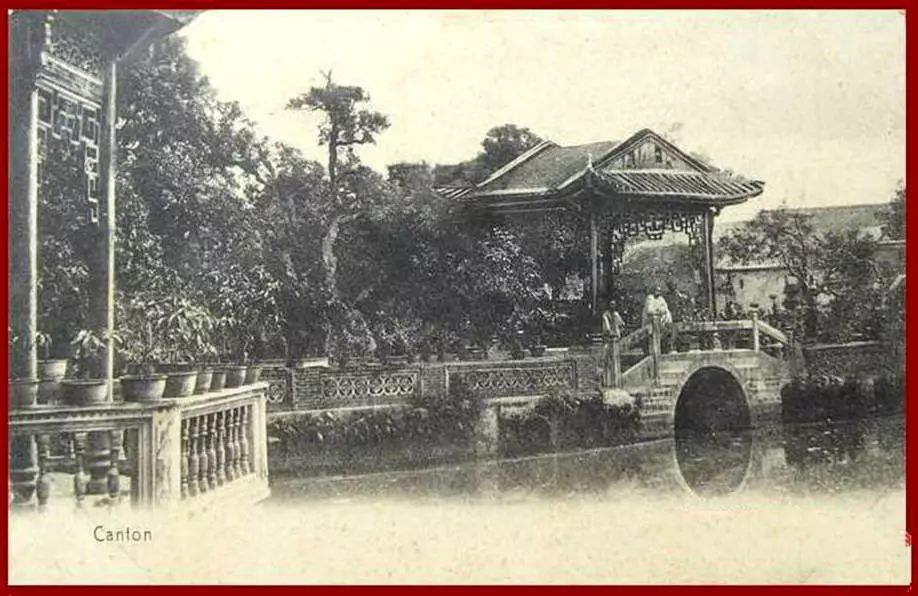
#> input picture images/1.jpg, 918 x 596 px, found by its file name
$ python SmoothingImages.py
#> lines starting #> are read from the running program, lines starting #| are printed output that depends on the picture
# %% import
import cv2
import numpy as np
import matplotlib.pyplot as plt

# %% 2D convolution
img = cv2.imread('images/1.jpg')
#> img is the input picture: shape (596, 918, 3); mean B, G, R 134.5, 148.3, 157.8
kernel = np.ones((5, 5), np.float32)/25
dst = cv2.filter2D(img, -1, kernel)
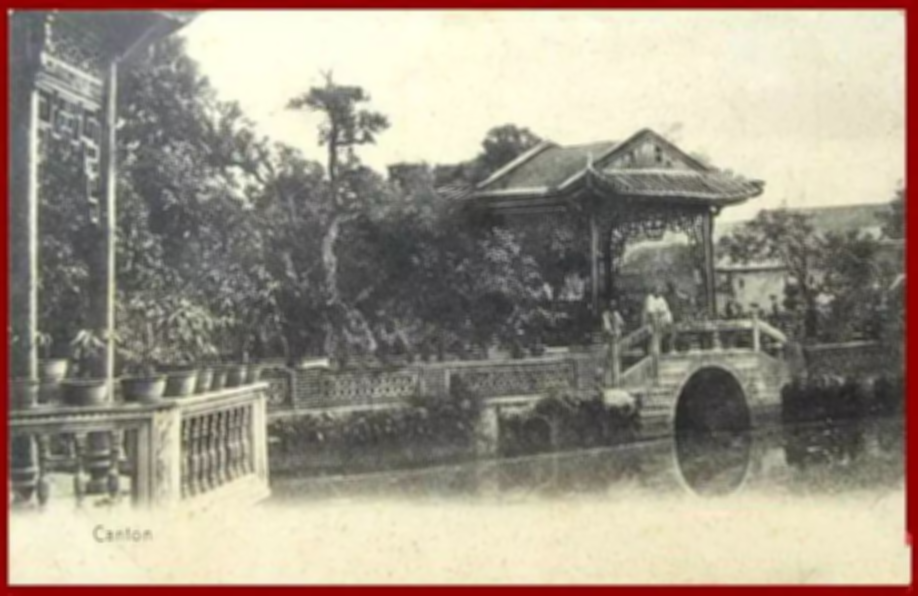
#> dst: shape (596, 918, 3); mean B, G, R 134.5, 148.3, 157.8

# %% Image Blurring
blur = cv2.blur(img, (5, 5))
gaussianBlur = cv2.GaussianBlur(img, (5, 5), 0)
median = cv2.medianBlur(img, 5)
bilateral = cv2.bilateralFilter(img, 9, 75, 75)

# %% plot
plt.subplot(121), plt.imshow(img), plt.title('Original')
plt.xticks([]), plt.yticks([])
plt.subplot(122), plt.imshow(dst), plt.title('Averaging')
plt.xticks([]), plt.yticks([])
plt.show()
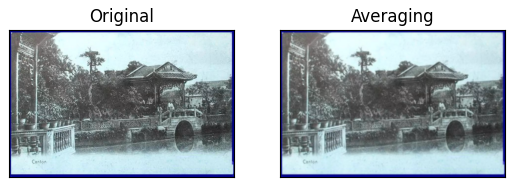
#> figure drawn by matplotlib, 2 panels; B, G, R data is drawn as R, G, B

$ run again, with images/2.jpg copied over images/1.jpg
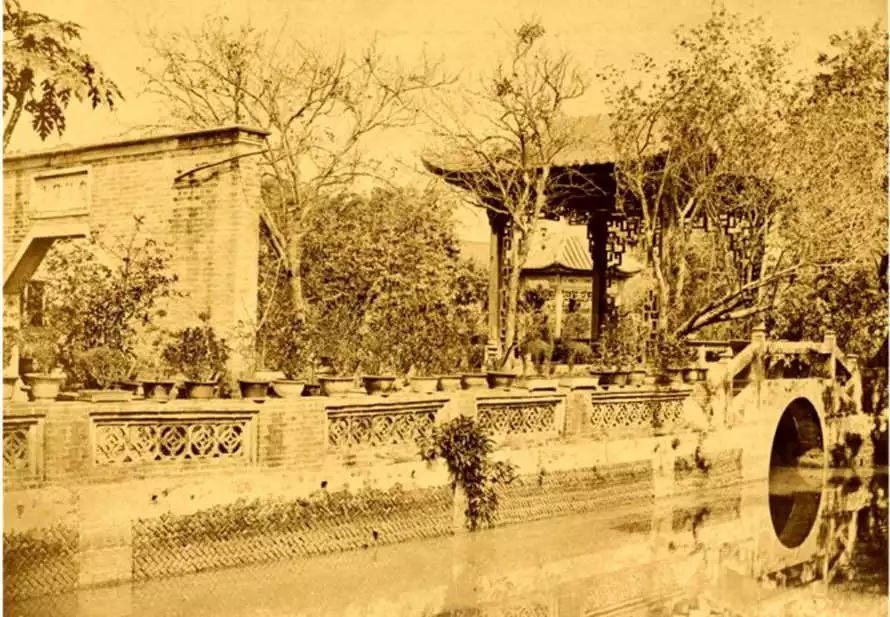
#> input picture images/2.jpg, 890 x 617 px, found by its file name
#> img is the input picture: shape (617, 890, 3); mean B, G, R 82.5, 157.3, 198.5
#> `dst = cv2.filter2D(img, -1, kernel)`:
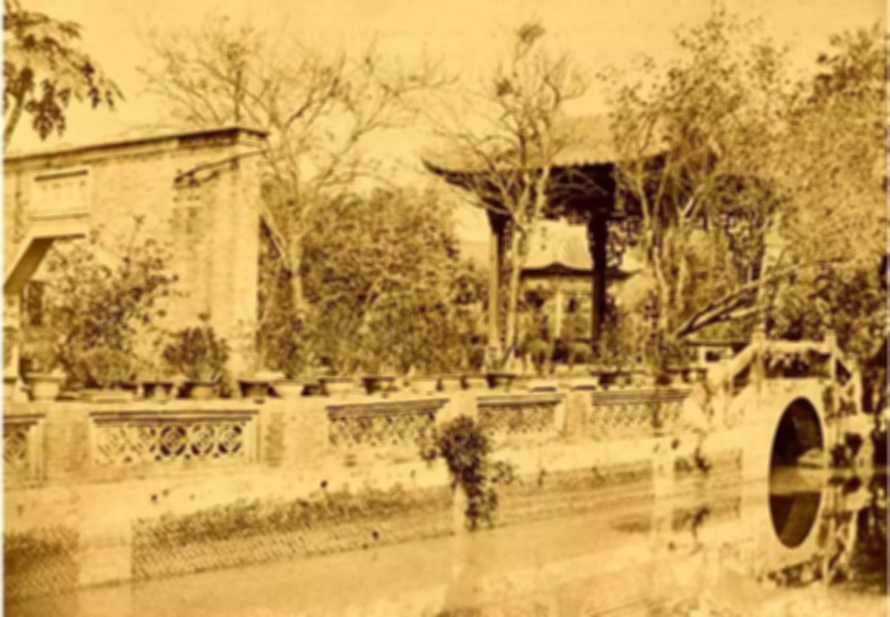
#> dst: shape (617, 890, 3); mean B, G, R 82.5, 157.2, 198.4
#> `plt.show()`:
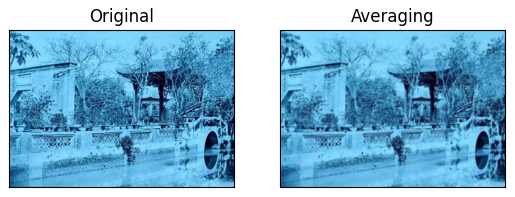
#> figure drawn by matplotlib, 2 panels; B, G, R data is drawn as R, G, B

$ run again, with images/3.jpg copied over images/1.jpg
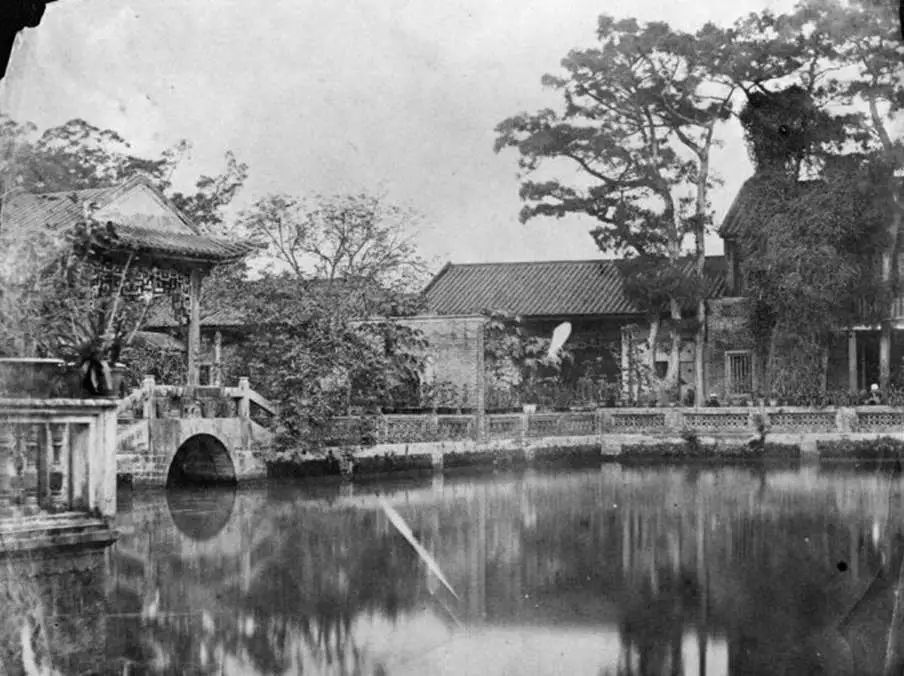
#> input picture images/3.jpg, 904 x 676 px, found by its file name
#> img is the input picture: shape (676, 904, 3); min 0, max 255, mean 129.1
#> `plt.show()`:
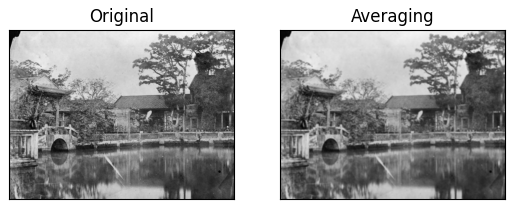
#> figure drawn by matplotlib, 2 panels

$ run again, with images/4.jpg copied over images/1.jpg
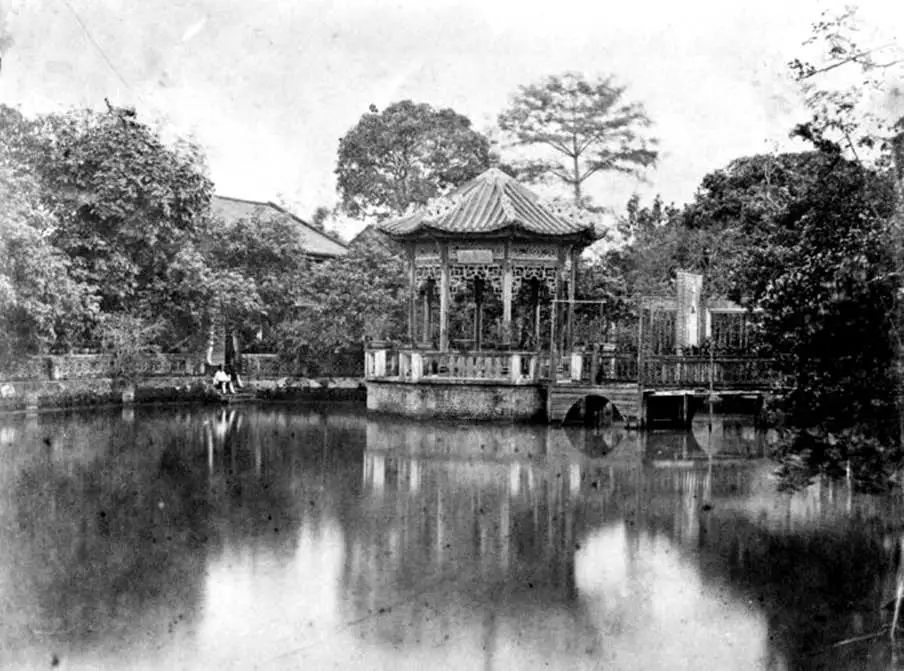
#> input picture images/4.jpg, 904 x 671 px, found by its file name
#> img is the input picture: shape (671, 904, 3); min 0, max 255, mean 136.3
#> `plt.show()`:
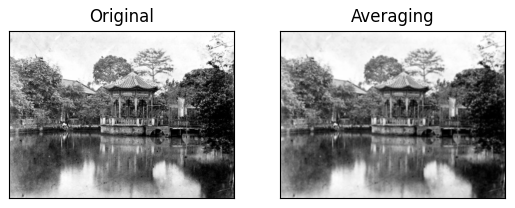
#> figure drawn by matplotlib, 2 panels
